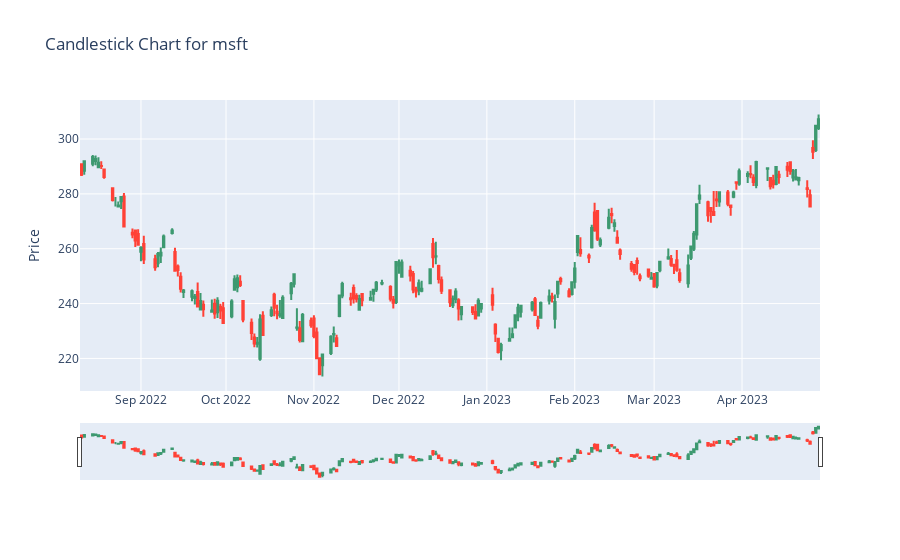

Write notebook code for a chart like this one.
### Code cell
candlestick("msft",180) #stocks for Microsoft

### Figure 1 — Plotly figure (JSON) as saved in the notebook; plotly's stock layout.template omitted (floating-point values rounded to 4 significant figures; data arrays with more than 128 entries replaced by an {"elided": "..."} marker saying what was removed)
{"data": [{"close": {"elided": "180 float values"}, "high": {"elided": "180 float values"}, "low": {"elided": "180 float values"}, "open": {"elided": "180 float values"}, "type": "candlestick", "x": {"elided": "180 str values"}}], "layout": {"title": {"text": "Candlestick Chart for msft"}, "yaxis": {"title": {"text": "Price"}}}}
